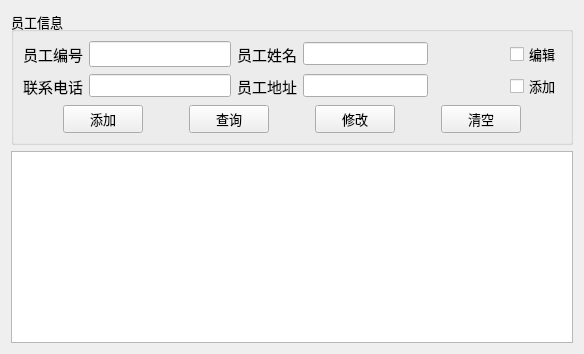
         <widget class="QWidget" name="tab_12">
          <attribute name="title">
           <string>员工表</string>
          </attribute>
          <layout class="QGridLayout" name="gridLayout_24">
           <item row="0" column="0">
            <widget class="QGroupBox" name="groupBox_8">
             <property name="font">
              <font>
               <pointsize>10</pointsize>
              </font>
             </property>
             <property name="title">
              <string>员工信息</string>
             </property>
             <layout class="QGridLayout" name="gridLayout_21">
              <item row="0" column="0">
               <widget class="QLabel" name="label_87">
                <property name="font">
                 <font>
                  <pointsize>11</pointsize>
                  <bold>false</bold>
                 </font>
                </property>
                <property name="text">
                 <string>员工编号</string>
                </property>
               </widget>
              </item>
              <item row="1" column="1">
               <widget class="QLineEdit" name="let_ygblxdh">
                <property name="minimumSize">
                 <size>
                  <width>0</width>
                  <height>0</height>
                 </size>
                </property>
               </widget>
              </item>
              <item row="0" column="5">
               <widget class="QCheckBox" name="checkBox">
                <property name="text">
                 <string>编辑</string>
                </property>
               </widget>
              </item>
              <item row="0" column="1">
               <widget class="QLineEdit" name="let_ygbygbh">
                <property name="minimumSize">
                 <size>
                  <width>0</width>
                  <height>0</height>
                 </size>
                </property>
                <property name="maximumSize">
                 <size>
                  <width>500</width>
                  <height>16777215</height>
                 </size>
                </property>
                <property name="font">
                 <font>
                  <pointsize>11</pointsize>
                 </font>
                </property>
               </widget>
              </item>
              <item row="1" column="2">
               <widget class="QLabel" name="label_91">
                <property name="font">
                 <font>
                  <pointsize>11</pointsize>
                 </font>
                </property>
                <property name="text">
                 <string>员工地址</string>
                </property>
               </widget>
              </item>
              <item row="0" column="2">
               <widget class="QLabel" name="label_85">
                <property name="font">
                 <font>
                  <pointsize>11</pointsize>
                 </font>
                </property>
                <property name="text">
                 <string>员工姓名</string>
                </property>
               </widget>
              </item>
              <item row="2" column="0" colspan="6">
               <layout class="QHBoxLayout" name="horizontalLayout_10">
                <item>
                 <spacer name="horizontalSpacer_120">
                  <property name="orientation">
                   <enum>Qt::Horizontal</enum>
                  </property>
                  <property name="sizeHint" stdset="0">
                   <size>
                    <width>40</width>
                    <height>20</height>
                   </size>
                  </property>
                 </spacer>
                </item>
                <item>
                 <widget class="QPushButton" name="btn_ygbtj">
                  <property name="maximumSize">
                   <size>
                    <width>165</width>
                    <height>16777215</height>
                   </size>
                  </property>
                  <property name="font">
                   <font>
                    <pointsize>10</pointsize>
                   </font>
                  </property>
                  <property name="text">
                   <string>添加</string>
                  </property>
                 </widget>
                </item>
                <item>
                 <spacer name="horizontalSpacer_111">
                  <property name="orientation">
                   <enum>Qt::Horizontal</enum>
                  </property>
                  <property name="sizeHint" stdset="0">
                   <size>
                    <width>40</width>
                    <height>20</height>
                   </size>
                  </property>
                 </spacer>
                </item>
                <item>
                 <widget class="QPushButton" name="btn_ygbcx">
                  <property name="minimumSize">
                   <size>
                    <width>0</width>
                    <height>0</height>
                   </size>
                  </property>
                  <property name="maximumSize">
                   <size>
                    <width>165</width>
                    <height>16777215</height>
                   </size>
                  </property>
                  <property name="font">
                   <font>
                    <pointsize>10</pointsize>
                   </font>
                  </property>
                  <property name="text">
                   <string>查询</string>
                  </property>
                 </widget>
                </item>
                <item>
                 <spacer name="horizontalSpacer_112">
                  <property name="orientation">
                   <enum>Qt::Horizontal</enum>
                  </property>
                  <property name="sizeHint" stdset="0">
                   <size>
                    <width>40</width>
                    <height>20</height>
                   </size>
                  </property>
                 </spacer>
                </item>
                <item>
                 <widget class="QPushButton" name="btn_ygbxg">
                  <property name="font">
                   <font>
                    <pointsize>10</pointsize>
                   </font>
                  </property>
                  <property name="text">
                   <string>修改</string>
                  </property>
                 </widget>
                </item>
                <item>
                 <spacer name="horizontalSpacer_114">
                  <property name="orientation">
                   <enum>Qt::Horizontal</enum>
                  </property>
                  <property name="sizeHint" stdset="0">
                   <size>
                    <width>40</width>
                    <height>20</height>
                   </size>
                  </property>
                 </spacer>
                </item>
                <item>
                 <widget class="QPushButton" name="btn_ygbclear">
                  <property name="font">
                   <font>
                    <pointsize>10</pointsize>
                   </font>
                  </property>
                  <property name="text">
                   <string>清空</string>
                  </property>
                 </widget>
                </item>
                <item>
                 <spacer name="horizontalSpacer_119">
                  <property name="orientation">
                   <enum>Qt::Horizontal</enum>
                  </property>
                  <property name="sizeHint" stdset="0">
                   <size>
                    <width>40</width>
                    <height>20</height>
                   </size>
                  </property>
                 </spacer>
                </item>
               </layout>
              </item>
              <item row="0" column="3">
               <widget class="QLineEdit" name="let_ygbygxm">
                <property name="minimumSize">
                 <size>
                  <width>0</width>
                  <height>0</height>
                 </size>
                </property>
               </widget>
              </item>
              <item row="0" column="4">
               <spacer name="horizontalSpacer_109">
                <property name="orientation">
                 <enum>Qt::Horizontal</enum>
                </property>
                <property name="sizeHint" stdset="0">
                 <size>
                  <width>40</width>
                  <height>20</height>
                 </size>
                </property>
               </spacer>
              </item>
              <item row="1" column="5">
               <widget class="QCheckBox" name="check_ygbtj">
                <property name="text">
                 <string>添加</string>
                </property>
               </widget>
              </item>
              <item row="1" column="3">
               <widget class="QLineEdit" name="let_ygbygdz"/>
              </item>
              <item row="1" column="0">
               <widget class="QLabel" name="label_90">
                <property name="font">
                 <font>
                  <pointsize>11</pointsize>
                 </font>
                </property>
                <property name="text">
                 <string>联系电话</string>
                </property>
               </widget>
              </item>
             </layout>
            </widget>
           </item>
           <item row="1" column="0">
            <widget class="QTableWidget" name="tw_ygb">
             <property name="font">
              <font>
               <pointsize>10</pointsize>
              </font>
             </property>
            </widget>
           </item>
          </layout>
         </widget>
